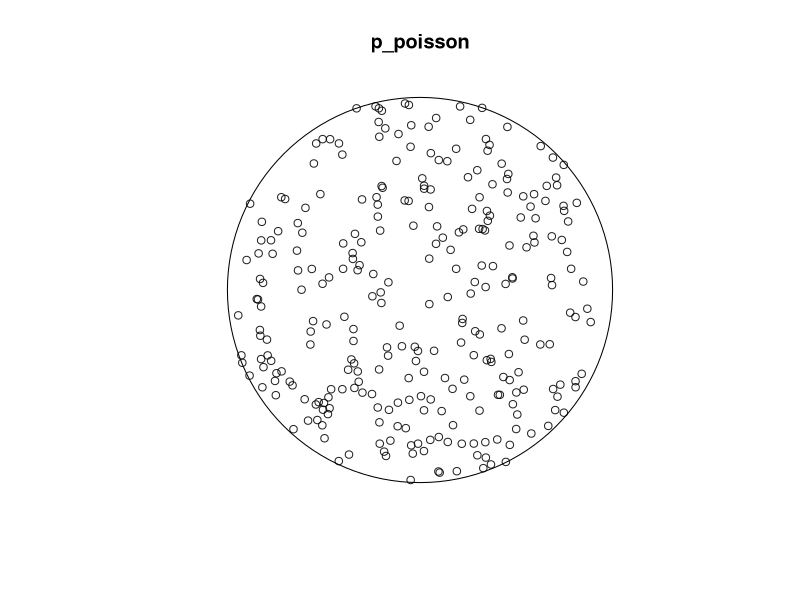
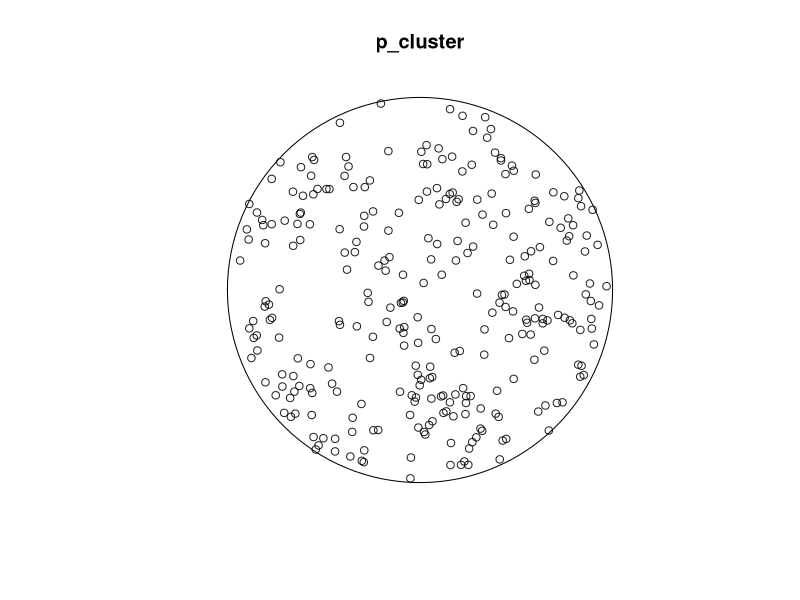
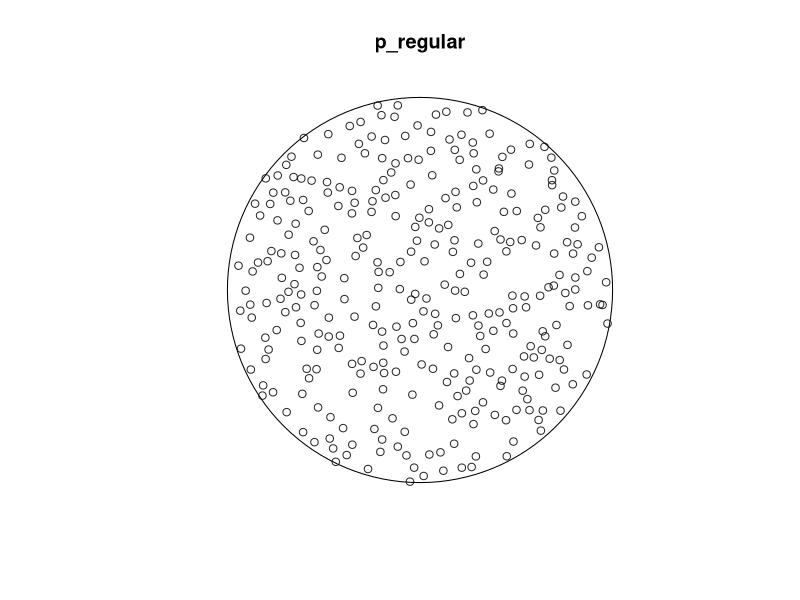

These figures' R source, in order: (Note: this script raises an error after producing the figures.)
## ---- chunk 1
knitr::opts_chunk$set(echo = TRUE)
## ---- chunk 2
library(spatstat)
disc10 <- disc(radius = 10)
# p_poisson 
# Compute the rate as count divided by area
lambda <- 300/area.owin(disc10)
# Create a point pattern object
p_poisson <- rpoispp(lambda = lambda, win = disc10)
plot(p_poisson)
# p_cluster and p_regular
# Generate clustered points from a Thomas process
set.seed(123)
p_cluster <- rThomas(kappa = 0.35, scale = 1, mu = 3, win = disc10)
plot(p_cluster)
# Regular points from a Strauss process
set.seed(123)
p_regular <- rStrauss(beta = 2.9, gamma = 0.025, R = .5, W = disc10)
plot(p_regular)
## ---- chunk 3
plot(redoak)
quadrat.test(redoak, alternative="clustered")
K_redoak_env <- envelope(redoak, Kest, correction = "border")
plot(K_redoak_env,  . - pi * r ^ 2 ~ r)
